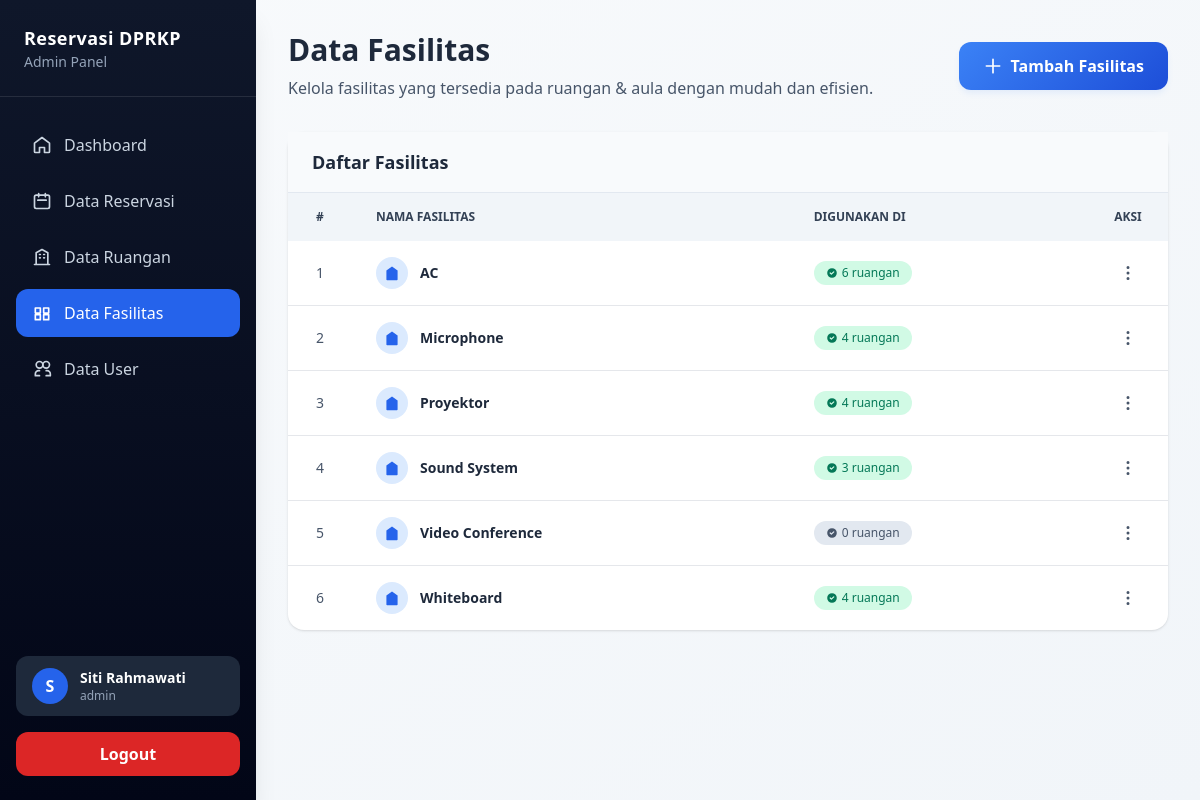
The page /admin/facility/index.php (signed in) on the database its author committed.
### tables this page shows
CREATE TABLE fasilitas (
  id INT UNSIGNED AUTO_INCREMENT PRIMARY KEY,
  nama VARCHAR(100) NOT NULL UNIQUE,
  created_at TIMESTAMP DEFAULT CURRENT_TIMESTAMP
);

### includes/base-url.php (called while the page is built)
<?php
$baseUrl = '/reservasi_dprkp';

### admin/facility/index.php (the view, shortened to what this page needs)
<?php
include '../../config/koneksi.php';
$query = mysqli_query($koneksi, "
  SELECT f.id, f.nama, COUNT(rf.ruangan_id) AS total_ruangan
  FROM fasilitas f
  LEFT JOIN ruangan_fasilitas rf ON f.id = rf.fasilitas_id
  GROUP BY f.id
  ORDER BY f.nama ASC
");
?>
<!DOCTYPE html>
<html lang="id">
<head>
  <script src="https://cdn.tailwindcss.com"></script>
</head>
<body class="bg-gradient-to-br from-slate-50 to-slate-100 min-h-screen">
  <?php include '../../includes/layouts/sidebar.php'; ?>
  <div class="main-content p-4 sm:p-6 lg:p-8">
    <div class="flex flex-col sm:flex-row sm:items-center sm:justify-between gap-4 mb-8">
      <div>
        <h1 class="text-3xl font-bold text-slate-800 mb-2">Data Fasilitas</h1>
        <p class="text-slate-600 text-base">
          Kelola fasilitas yang tersedia pada ruangan & aula dengan mudah dan efisien.
        </p>
      </div>
      <a href="create.php"
        class="btn-primary inline-flex items-center gap-2 text-white px-6 py-3 rounded-xl font-semibold transition-all duration-200 hover:scale-105">
        <svg class="w-5 h-5" fill="none" stroke="currentColor" viewBox="0 0 24 24">
          <path stroke-linecap="round" stroke-linejoin="round" stroke-width="2" d="M12 4v16m8-8H4"></path>
        </svg>
        <span>Tambah Fasilitas</span>
      </a>
    </div>
    <div class="bg-white rounded-2xl shadow overflow-visible">
      <div class="px-6 py-4 bg-slate-50 border-b border-slate-200">
        <h2 class="text-lg font-semibold text-slate-800">Daftar Fasilitas</h2>
      </div>
      <table class="min-w-full text-sm">
        <thead class="bg-slate-100 text-slate-700 uppercase text-xs font-medium">
          <tr>
            <th class="px-6 py-4 text-center w-16">#</th>
            <th class="px-6 py-4 text-left">Nama Fasilitas</th>
            <th class="px-6 py-4 text-left">Digunakan di</th>
            <th class="px-6 py-4 text-center w-20">Aksi</th>
          </tr>
        </thead>
        <tbody class="divide-y">
          <?php if (mysqli_num_rows($query) > 0): ?>
            <?php $no = 1; ?>
            <?php while ($row = mysqli_fetch_assoc($query)): ?>
              <tr class="transition-all duration-200">
                <td class="px-6 py-4 text-center font-medium text-slate-600">
                  <?= $no++; ?>
                </td>
                <td class="px-6 py-4">
                  <div class="flex items-center gap-3">
                    <div class="w-8 h-8 bg-blue-100 rounded-full flex items-center justify-center">
                      <svg class="w-4 h-4 text-blue-600" fill="currentColor" viewBox="0 0 20 20">
                        <path fill-rule="evenodd" d="M10 2L3 7v11a1 1 0 001 1h12a1 1 0 001-1V7l-7-5z" clip-rule="evenodd"></path>
                      </svg>
                    </div>
                    <span class="font-semibold text-slate-800">
                      <?= htmlspecialchars($row['nama']); ?>
                    </span>
                  </div>
                </td>
                <td class="px-6 py-4">
                  <span class="inline-flex items-center px-3 py-1 rounded-full text-xs font-medium
                      <?= $row['total_ruangan'] > 0
                        ? 'bg-emerald-100 text-emerald-700'
                        : 'bg-slate-200 text-slate-600'; ?>">
                    <svg class="w-3 h-3 mr-1" fill="currentColor" viewBox="0 0 20 20">
                      <path fill-rule="evenodd" d="M10 18a8 8 0 100-16 8 8 0 000 16zm3.707-9.293a1 1 0 00-1.414-1.414L9 10.586 7.707 9.293a1 1 0 00-1.414 1.414l2 2a1 1 0 001.414 0l4-4z" clip-rule="evenodd"></path>
                    </svg>
                    <?= $row['total_ruangan']; ?> ruangan
                  </span>
                </td>
                <td class="px-6 py-4 text-center relative" x-data="{ open: false }">
                  <button @click="open = !open"
                    class="inline-flex items-center justify-center w-8 h-8 rounded-lg hover:bg-slate-200 transition">
                    <svg class="w-5 h-5 text-slate-600" fill="currentColor" viewBox="0 0 20 20">
                      <path d="M10 3a1.5 1.5 0 110 3a1.5 1.5 0 010-3zm0 5.5a1.5 1.5 0 110 3a1.5 1.5 0 010-3zm0 5.5a1.5 1.5 0 110 3a1.5 1.5 0 010-3z" />
                    </svg>
                  </button>
                </td>
              </tr>
            <?php endwhile; ?>
          <?php endif; ?>
        </tbody>
      </table>
    </div>
  </div>
</body>
</html>

### includes/layouts/sidebar.php (shortened to what this page needs)
<?php
require_once __DIR__ . '/../base-url.php';
$nama = $_SESSION['nama'] ?? 'User';
$role = $_SESSION['role'] ?? 'pegawai';
$currentUri = $_SERVER['REQUEST_URI'];
function active($path, $currentUri)
{
  return str_contains($currentUri, $path)
    ? 'bg-blue-600 text-white'
    : 'text-slate-300 hover:bg-slate-800 hover:text-white';
}
?>
<script src="https://cdn.tailwindcss.com"></script>
<aside class="fixed left-0 top-0 h-screen w-64 bg-gradient-to-b from-slate-900 to-slate-950 text-white shadow-xl">
  <div class="px-6 py-6 border-b border-white/10">
    <h1 class="text-lg font-bold tracking-wide">Reservasi DPRKP</h1>
    <p class="text-sm text-slate-400"><?= ucwords(str_replace('_', ' ', $role)); ?> Panel</p>
  </div>
  <nav class="px-4 py-6 space-y-2">
    <a href="<?= $baseUrl ?>/<?= $role ?>/dashboard.php"
      class="flex items-center gap-3 px-4 py-3 rounded-xl transition <?= active('/dashboard.php', $currentUri); ?>">
      <svg class="w-5 h-5" fill="none" stroke="currentColor" stroke-width="2" viewBox="0 0 24 24">
        <path stroke-linecap="round" stroke-linejoin="round"
          d="M3 9.75L12 3l9 6.75V20a1 1 0 01-1 1h-5v-6H9v6H4a1 1 0 01-1-1z" />
      </svg>
      <span>Dashboard</span>
    </a>
    <?php if ($role === 'admin'): ?>
      <a href="<?= $baseUrl ?>/admin/reservation/index.php"
        class="flex items-center gap-3 px-4 py-3 rounded-xl transition <?= active('/admin/reservation', $currentUri); ?>">
        <svg class="w-5 h-5" fill="none" stroke="currentColor" stroke-width="2" viewBox="0 0 24 24">
          <path stroke-linecap="round" stroke-linejoin="round"
            d="M8 7V3m8 4V3m-9 8h10M5 21h14a2 2 0 002-2V7a2 2 0 00-2-2H5a2 2 0 00-2 2v12a2 2 0 002 2z" />
        </svg>
        <span>Data Reservasi</span>
      </a>
      <a href="<?= $baseUrl ?>/admin/room/index.php"
        class="flex items-center gap-3 px-4 py-3 rounded-xl transition <?= active('/admin/room', $currentUri); ?>">
        <svg class="w-5 h-5" fill="none" stroke="currentColor" stroke-width="2" viewBox="0 0 24 24">
          <path stroke-linecap="round" stroke-linejoin="round"
            d="M3 21h18M5 21V7l7-4 7 4v14M9 9h1m-1 4h1m4-4h1m-1 4h1" />
        </svg>
        <span>Data Ruangan</span>
      </a>
      <a href="<?= $baseUrl ?>/admin/facility/index.php"
        class="flex items-center gap-3 px-4 py-3 rounded-xl transition <?= active('/admin/facility', $currentUri); ?>">
        <svg class="w-5 h-5" fill="none" stroke="currentColor" stroke-width="2" viewBox="0 0 24 24">
          <path stroke-linecap="round" stroke-linejoin="round"
            d="M4 6h6v6H4zM14 6h6v6h-6zM4 14h6v6H4zM14 14h6v6h-6z" />
        </svg>
        <span>Data Fasilitas</span>
      </a>
      <a href="<?= $baseUrl ?>/admin/users.php"
        class="flex items-center gap-3 px-4 py-3 rounded-xl transition <?= active('/admin/users', $currentUri); ?>">
        <svg class="w-5 h-5" fill="none" stroke="currentColor" stroke-width="2" viewBox="0 0 24 24">
          <path stroke-linecap="round" stroke-linejoin="round"
            d="M17 20h5v-2a4 4 0 00-4-4h-1M9 20H4v-2a4 4 0 014-4h1" />
          <circle cx="9" cy="7" r="4" />
          <circle cx="17" cy="7" r="4" />
        </svg>
        <span>Data User</span>
      </a>
    <?php endif; ?>
  </nav>
  <div class="absolute bottom-0 w-full px-4 pb-6">
    <div class="flex items-center gap-3 px-4 py-3 mb-4 bg-slate-800 rounded-xl">
      <div class="h-9 w-9 flex items-center justify-center rounded-full bg-blue-600 font-bold">
        <?= strtoupper(substr($nama, 0, 1)); ?>
      </div>
      <div>
        <p class="text-sm font-semibold"><?= $nama; ?></p>
        <p class="text-xs text-slate-400"><?= $role; ?></p>
      </div>
    </div>
    <a href="<?= $baseUrl ?>/logout.php"
      class="block text-center bg-red-600 hover:bg-red-700 transition text-white py-2.5 rounded-xl font-semibold">
      Logout
    </a>
  </div>
</aside>

### admin/facility/index.php (style rules this page uses)
.btn-primary { background: linear-gradient(135deg, #3b82f6, #1d4ed8); box-shadow: 0 4px 6px -1px rgba(59, 130, 246, 0.1); }

### includes/layouts/sidebar.php (style rules this page uses)
.main-content { margin-left: 16rem; }

### rows shown on the page
fasilitas: nama "AC", total_ruangan "6"
fasilitas: nama "Microphone", total_ruangan "4"
fasilitas: nama "Proyektor", total_ruangan "4"
fasilitas: nama "Sound System", total_ruangan "3"
fasilitas: nama "Video Conference", total_ruangan "0"
fasilitas: nama "Whiteboard", total_ruangan "4"

### other values the page prints
str_replace('_', ' ', $role) "Admin"
substr($nama, 0, 1) "S"
$nama "Siti Rahmawati"
$role "admin"
